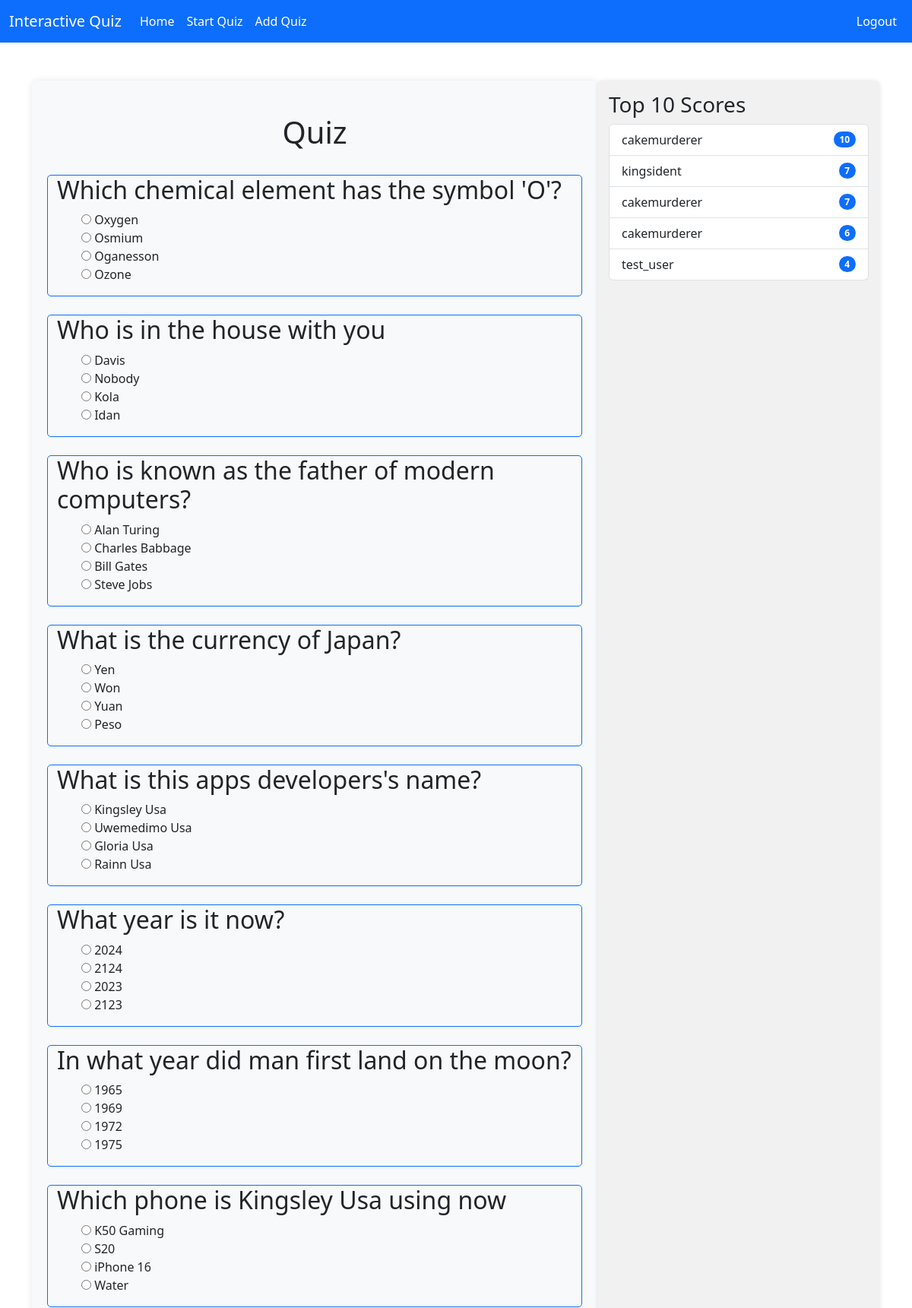
The app's page /start_quiz (signed in, upper part) with its own data.
### quiz/models.py (models this page shows, shortened)
class Quiz(models.Model):
    question = models.CharField(max_length=200, unique=True)
    answer = models.CharField(max_length=200)
    topic = models.CharField(max_length=200, blank=True)
    difficulty = models.CharField(max_length=200)
    added_by = models.ForeignKey(User, blank=True, on_delete=models.SET_NULL, null=True)

class Option(models.Model):
    option_text = models.CharField(max_length=200)
    quiz = models.ForeignKey(Quiz, related_name='options', on_delete=models.CASCADE)

class Score(models.Model):
    score = models.IntegerField()
    user = models.ForeignKey(User, related_name='scores', on_delete=models.CASCADE)

class User(AbstractUser):
    def __str__(self):
        return f"{self.first_name} {self.last_name}"

### quiz/views.py (the view)
# urls.py: path('start_quiz', views.start_quiz, name="start-quiz"),
def start_quiz(request):
    if request.method == "POST":
        quiz_list = request.session.get('quiz_list', [])
        score = 0
        for quiz_id in quiz_list:
            try:
                quiz = Quiz.objects.get(id=quiz_id)
                selected_option_id = request.POST.get(f"option_{quiz.id}")
                if selected_option_id:
                    selected_option = Option.objects.get(id=selected_option_id)
                    if selected_option.option_text == quiz.answer:
                        score += 1
            except Quiz.DoesNotExist:
                pass
            except Option.DoesNotExist:
                    pass
        score_obj = Score.objects.create(user = request.user, score=score)
        score_obj.save()
        messages.success(request, f'You scored {score} out of {len(quiz_list)}!')
        return redirect('home')
    else:
        quiz_list = random.sample(list(Quiz.objects.all()), 10)
        request.session['quiz_list'] = [quiz.id for quiz in quiz_list]
    return render(request, 'quiz/quiz.html', {
        "quiz_list": quiz_list
    })

### quiz/context_processors.py (called while the page is built)
def days_developed(request):
    startDevDate = datetime(2024, 9, 4)
    todaysDate = datetime.now()
    daysDeveloped = (todaysDate - startDevDate).days
    days = "days"
    if daysDeveloped <= 1:
        days = "day"
    return {
        "daysDeveloped": daysDeveloped,
        "days": days,
    }

def top_five_scores(request):
    score_list = Score.objects.all().order_by('-score')[:5]
    return {
        "score_list": score_list
    }

### quiz/templates/quiz/quiz.html (shortened to what this page needs)
{% extends 'quiz/base.html' %}
{% block content %}
<center>
<h1>Quiz</h1>
<br/>
</center>
<form action="{% url 'start-quiz' %}" method="post">
        {% for quiz in quiz_list %}
            {% include 'quiz/question.html' %}
        {% endfor %}
</form>
{% endblock %}

### quiz/templates/quiz/question.html (shortened to what this page needs)
<div class="container-sm quiz-container">
    <h2>{{ quiz.question }}</h2>
    <ul>
        {% for option in quiz.options.all %}
            <input type="radio" id="{{ option.id }}" name="option_{{ quiz.id }}" value="{{ option.id }}">
            <label for="{{ option.id }}">{{ option.option_text }}</label><br>
        {% endfor %}
    </ul>
</div>
<br/>

### quiz/templates/quiz/sidebar.html
<h3>Top 10 Scores</h3>
    <ul class="list-group">
        {% for score in score_list %}
            <li class="list-group-item d-flex justify-content-between align-items-center">
            {{ score.user.username }}
            <span class="badge text-bg-primary rounded-pill">{{ score.score }}</span>
            </li>
        {% endfor %}
    </ul>

### quiz/templates/quiz/question.html (style rules this page uses)
.quiz-container { border: 1px solid #0d6efd; box-sizing: border-box; width: 100%; border-radius: 5px; }

### records on screen
Quiz: question "Which chemical element has the symbol 'O'?"
Option: option_text "Oxygen"
Option: option_text "Osmium"
Option: option_text "Oganesson"
Option: option_text "Ozone"
Quiz: question "Who is in the house with you"
Option: option_text "Davis"
Option: option_text "Nobody"
Option: option_text "Kola"
Option: option_text "Idan"
Quiz: question "Who is known as the father of modern computers?"
Option: option_text "Alan Turing"
Option: option_text "Charles Babbage"
Option: option_text "Bill Gates"
Option: option_text "Steve Jobs"
Quiz: question "What is the currency of Japan?"
Option: option_text "Yen"
Option: option_text "Won"
Option: option_text "Yuan"
Option: option_text "Peso"
Quiz: question "What is this apps developers's name?"
Option: option_text "Kingsley Usa"
Option: option_text "Uwemedimo Usa"
Option: option_text "Gloria Usa"
Option: option_text "Rainn Usa"
Quiz: question "What year is it now?"
Option: option_text "2024"
Option: option_text "2124"
Option: option_text "2023"
Option: option_text "2123"
Quiz: question "In what year did man first land on the moon?"
Option: option_text "1965"
Option: option_text "1969"
Option: option_text "1972"
Option: option_text "1975"
Quiz: question "Which phone is Kingsley Usa using now"
Option: option_text "K50 Gaming"
Option: option_text "S20"
Option: option_text "iPhone 16"
Option: option_text "Water"
Score: user.username "cakemurderer", score "10"
Score: user.username "kingsident", score "7"
Score: user.username "cakemurderer", score "7"
Score: user.username "cakemurderer", score "6"
Score: user.username "test_user", score "4"
